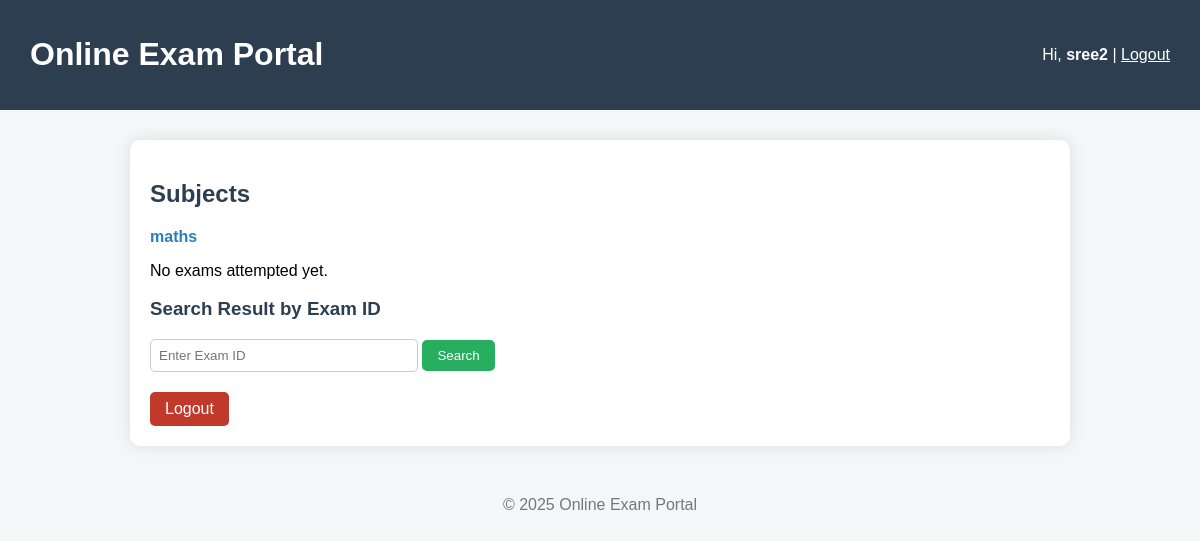
The page / (signed in) on the database as committed earlier.
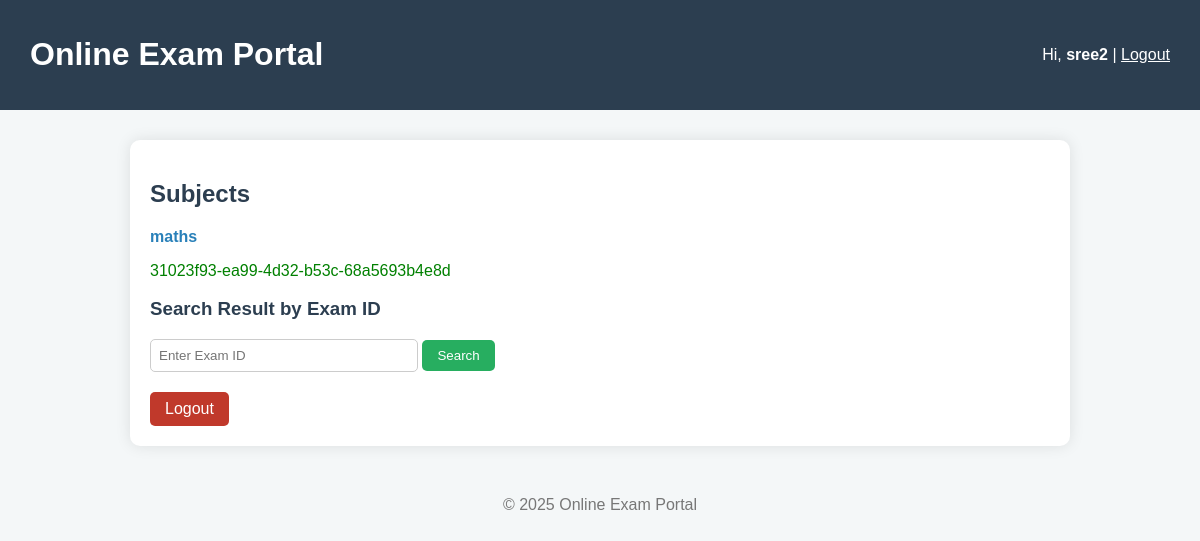
The same page on the database as committed later.
### exams/models.py (models this page shows, shortened)
class Subject(models.Model):
    name = models.CharField(max_length=100)

### results/models.py (models this page shows, shortened)
class ExamResult(models.Model):
    user = models.ForeignKey(User, on_delete=models.CASCADE)
    exam = models.ForeignKey(Exam, on_delete=models.CASCADE)
    score = models.PositiveIntegerField()
    total = models.PositiveIntegerField()
    result_id = models.UUIDField(default=uuid.uuid4, unique=True, editable=False)
    completed_at = models.DateTimeField(auto_now_add=True)

### exams/views.py (the view)
# urls.py: path('', exams_views.home, name='home'),
@login_required
def home(request):
    subjects = Subject.objects.all()
    user_results = ExamResult.objects.filter(
        user=request.user
    ).order_by('-completed_at')
    searched_result = None
    if request.GET.get('result_id'):
        searched_result = ExamResult.objects.filter(
            result_id=request.GET['result_id']
        ).first()
    return render(request, 'home.html', {
        'subjects': subjects,
        'user_results': user_results,
        'result': searched_result
    })

### templates/home.html (shortened to what this page needs)
<!DOCTYPE html>
<html lang="en">
<head>
</head>
<body>
<header style="display:flex; justify-content:space-between; align-items:center;">
    <h1>Online Exam Portal</h1>
    <div>
        Hi, <b>{{ request.user.username }}</b>
        |
        <a href="/logout/" style="color:white; text-decoration:underline;">Logout</a>
    </div>
</header>
<main>
    <h2>Subjects</h2>
    <ul>
      {% for subject in subjects %}
        <li>
          <a class="subject-link" href="/subjects/{{ subject.id }}/">{{ subject.name }}</a>
        </li>
      {% empty %}
        <li>No subjects available</li>
      {% endfor %}
    </ul>
 {% if user_results %}
  <ul>
    {% for res in user_results %}
      <li style="color:green;">
        {{ res.result_id }}
      </li>
    {% endfor %}
  </ul>
{% else %}
  <p>No exams attempted yet.</p>
{% endif %}
    <h3>Search Result by Exam ID</h3>
    <form method="get">
        <input type="text" name="result_id" placeholder="Enter Exam ID" required>
        <button type="submit">Search</button>
    </form>
    <a class="logout-btn" href="/logout/">Logout</a>
</main>
<footer>
    &copy; 2025 Online Exam Portal
</footer>
</body>
</html>

Rows that differ between the two databases and show on the page:
added ExamResult: result_id "31023f93-ea99-4d32-b53c-68a5693b4e8d"
Other text that changed with them:
text no longer shown: "No exams attempted yet."
